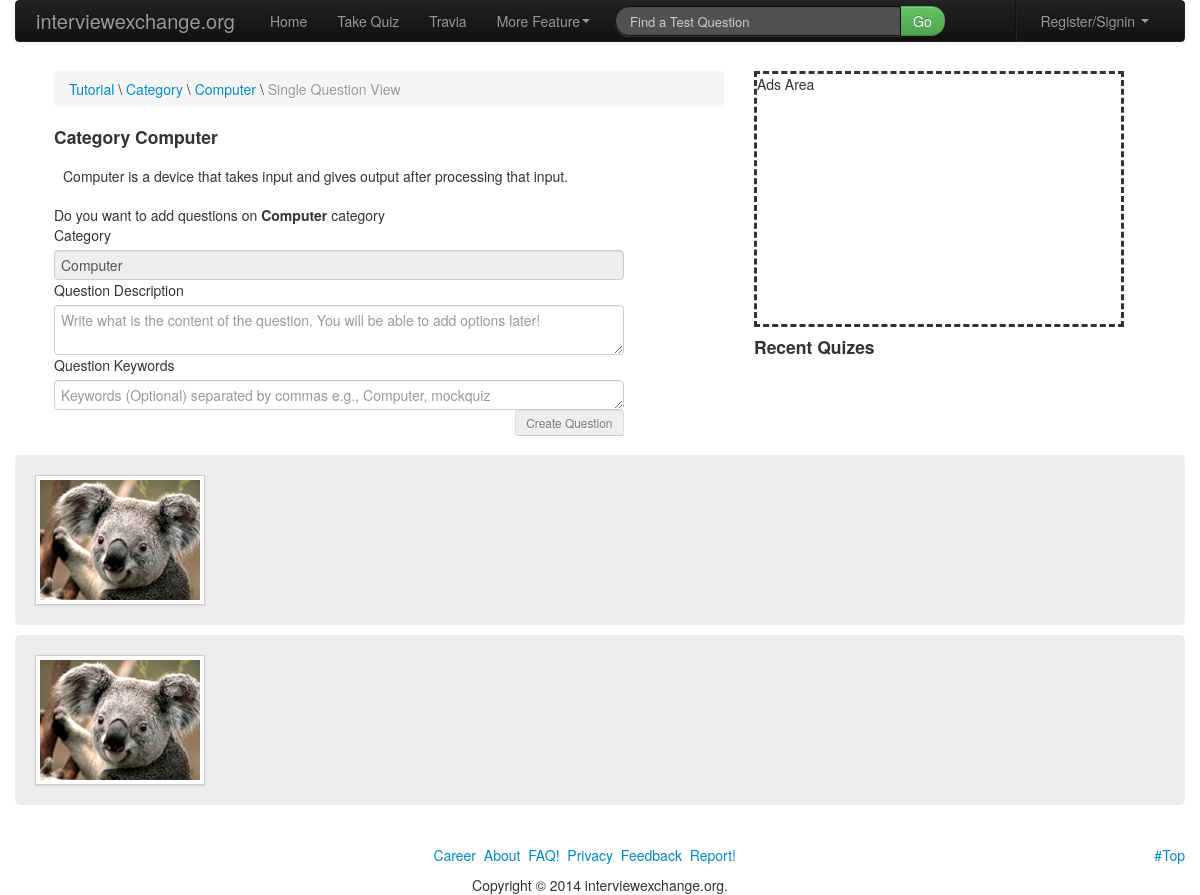
/catqsingle.php, run on an earlier commit of the app's database.
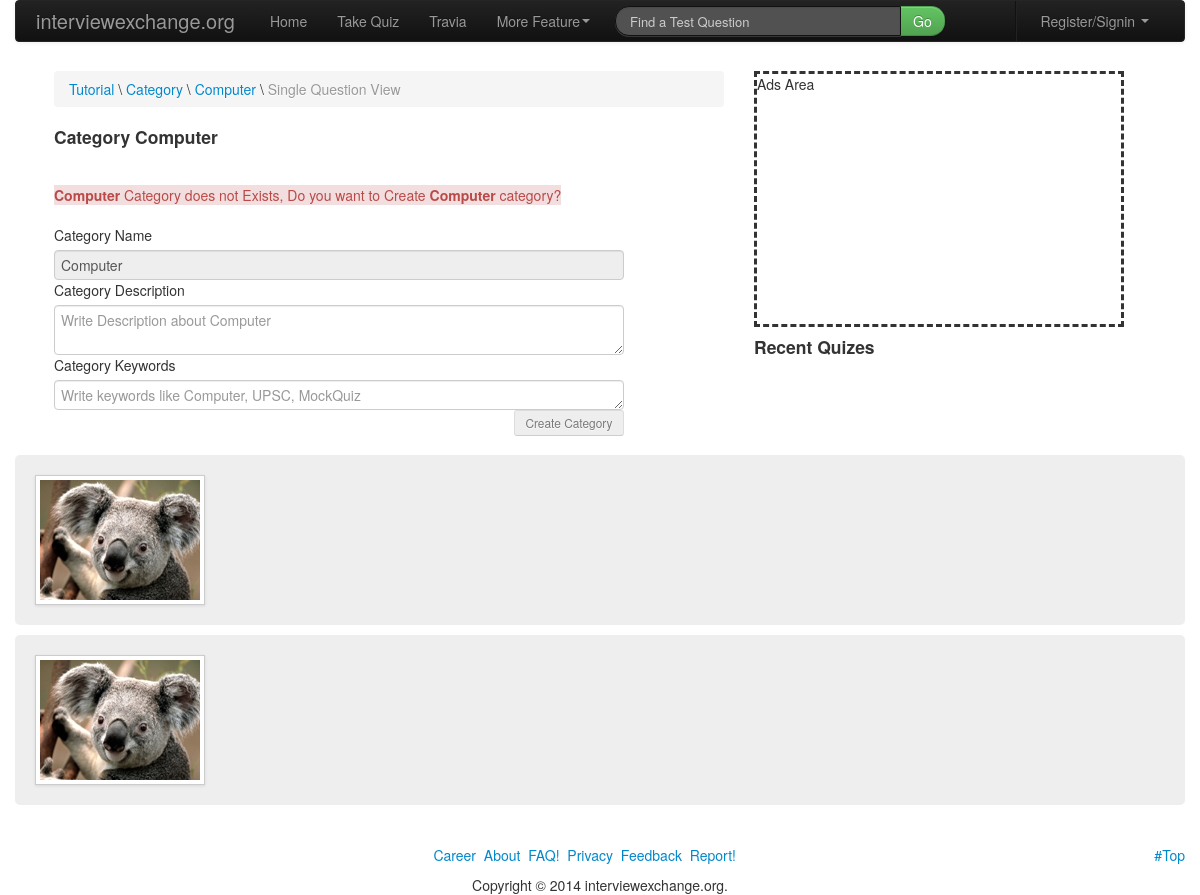
And on a later commit of the database.
### tables this page shows
CREATE TABLE IF NOT EXISTS `type_category` (
  `id` bigint(20) NOT NULL AUTO_INCREMENT,
  `name` varchar(100) DEFAULT NULL,
  `description` varchar(500) DEFAULT NULL,
  `keywords` varchar(500) DEFAULT NULL,
  `created_on` datetime DEFAULT NULL,
  `created_by_uid` bigint(20) NOT NULL,
  `is_verified` tinyint(1) DEFAULT '0',
  PRIMARY KEY (`id`),
  KEY `fk_type_category_User1_idx` (`created_by_uid`)
);

### inc/functions.php (called while the page is built, shortened)
<?php
class Functions{
		function selectQuery($str){
				$c=new DBCon();
				$con=$c->conN();
				$stmt=$con->prepare($str);
				$stmt->execute();
				$row=$stmt->fetch();
				return $row;
			}
			function isLoggedIn(){
					if(isset($_SESSION['user'])&&isset($_SESSION['hash'])){
							$str="SELECT * FROM user WHERE uid='".$_SESSION['user']."' AND hash='".$_SESSION['hash']."' LIMIT 1";
							try{
								$f=new Functions;
								$row=$f->selectQuery($str);
								if(empty($row)){
									@session_start();
									if(isset($_SESSION['user'])&&isset($_SESSION['hash'])){
										unset($_SESSION['user']);
										unset($_SESSION['hash']);
										}
										return !1;
									}
								else{
									return !0;
									}
								}catch(PDOException $e){
									}
						}
					else{
						return !1;
						}
				}
	}
?>

### catqsingle.php (the view, shortened to what the changed rows need)
    <?php
		require_once('inc/functions.php');
		$f=new Functions();
		if($f->isLoggedIn()){
			$login=1;
			}
		else{
			$login=0;
			}
	?>
    <!DOCTYPE HTML PUBLIC "-//W3C//DTD HTML 4.01 Transitional//EN" "http://www.w3.org/TR/html4/loose.dtd">
    <html>
    <head>
    <link href="/quiz/assets/css/bootstrap.min.css" rel="stylesheet" media="screen">
    <link href="/quiz/assets/css/style.css" rel="stylesheet">
    </head>
    <body>
    <div class="container">
    		<?php
				if(isset($_GET['name'])){
						$name=$_GET['name'];
					}
				else{
					$name="Computer";
					}
				if(isset($_GET['start'])){
					$start=$_GET['start'];
					}
				else{
					$start=0;
					}
			?>
        	 <div class="container-fluid well-small">
            	<div class="span7">
                <div>
                	<ul class="breadcrumb">
                    </ul>
                </div>
                <div>
                	<h4>Category <?php echo str_replace('_',' ',$name); ?></h4>
                    <p class="well-small brand">
                    <?php
                    	$str1="SELECT * FROM type_category WHERE name='$name'";
						$row=$f->selectQuery($str1);
						echo $row['description'];
						$cid=$row['id'];
					?>
                    </p>
                </div>
                	<?php
						if(true){
							$str="SELECT * FROM question WHERE type_category_id='".$cid."' AND id=".$start." LIMIT 1";
							$rowQuestions=$f->selectQueries($str);
							if(!empty($rowQuestions)){
								$count=$start+1;
							foreach($rowQuestions as $row){
                    ?>
                    <strong><a class="brand" href="/quiz/tutorial/<?php echo $name ?>/question/single/<?php echo $row['id']?>">Q<?php echo $start;?>#:</a></strong>&nbsp;<br><div class="question-description span6"><?php echo $row['description']; ?></div><br/>
                    <div class="well-large">
                    	<?php
                        	$str="SELECT * FROM question_choice WHERE question_id='".$row['id']."' ORDER BY RAND()";
							try{
									$rows1=$f->selectQueries($str);
									foreach($rows1 as $row1){
											?>
                                            <div class="input-prepend">
                        						<span class="add-on"><input type="radio" name="choice"></span>
                                                <input type="text" class="span5" value="<?php echo $row1['choice']?>" disabled>
                            				</div>
                                            <?php
                                                    if($row1['is_right']==0)
                                                        {
															echo '<div class="collapse" style="display:inline-block"></div>';
															}
                                                    else
                                                        {
															?>
                                                           <div id="ans<?php echo $row['id']?>" class="collapse" style="display:inline-block;margin-bottom:0px; vertical-align:middle;color:#0F6;" >
                                                            <div id="ans<?php echo $row['id']?>" class="input-prepend" >
                                                                <span class="add-on"><i class="<?php
                                                                if($row1['is_right']==0)
                                                                    echo '';
                                                                else
                                                                    echo 'icon-check';
                                                                ?>"></i></span>
                                                                <input type="text" class="span1" value="<?php
                                                                if($row1['is_right']==0)
                                                                    echo '';
                                                                else
                                                                    echo 'Answer';
                                                                ?>" disabled>
                                                            </div>
                                                          </div>
                                                            <?php
															}
                                                    ?>
                                            <br/>
                                            <?php
										}
								}
							catch(PDOException $e){
								echo $e->getMessage();
								}
						?>
                        <div>
                        <button type="button" class="btn btn-success btn-mini" data-toggle="collapse" data-target="#ans<?php echo $row['id']?>">Submit/View Answer</button>&nbsp;<button type="button" class="btn btn-info btn-mini" data-toggle="collapse" data-target="#explain<?php echo $row['id']?>">Show Explaination</button>
&nbsp; <div style="display:inline-block;font-size:10px;line-height:8px;padding-top:3px;border-top:3px">Created by <strong><?php
$selectUser="SELECT name FROM user WHERE uid=".$row['created_by_uid']." LIMIT 1"; $rowName=$f->selectQuery($selectUser); echo '<strong>'.$rowName['name'].' <br> On '.$row['created_on']; ?></strong></div>
                        </div>
                        <div id="explain<?php echo $row['id']?>" class="collapse">
                       		<div style="font-size:12px;font-weight:200"> <br><strong>Explaination:</strong><br><span><?php echo $row['explain']?></span>
                            </div>
                        </div>
                    </div>
                    <?php }
					?>
                    <div class="pagination pagination-centered">
                        <ul>
                        	<?php
								$rowQuizPrev=$f->selectQuery("SELECT MAX(id) FROM question WHERE type_category_id='".$cid."' AND id < ".$start." LIMIT 1");
								$rowQuizNext=$f->selectQuery("SELECT MIN(`id`) FROM question WHERE type_category_id='".$cid."' AND id > ".$start." LIMIT 1");
							?>
                        	<?php
								if(empty($rowQuizPrev[0])){
										$cls='class="disabled"';
									}
								else{
										$cls='';
									}
								if(empty($rowQuizNext[0])){
										$crs='class="disabled"';
									}
								else{
										$crs='';
									}
									?>
                                	<li <?php echo $cls;?>><?php if(!$cls==''){echo '<a href="#">&laquo; Prev</a>';}else{?><a href="/quiz/tutorial/<?php echo $name; ?>/question/single/<?php echo $rowQuizPrev[0]?>">&laquo;Prev</a><?php }?></li>
                                    <li <?php echo $crs; ?>><?php
										if(!$crs==''){
											echo '<a href="#">Next &raquo;</a>';
										}else{
											?>
                                            <a href="/quiz/tutorial/<?php echo $name; ?>/question/single/<?php
												 	echo $rowQuizNext[0];
												?>">Next &raquo;
                                             </a>
											<?php
												}
											?>
                                      </li>
                        </ul>
                    </div>
                    <div style="border:dotted;height:150px;display:block;margin-left:-10px;padding-left:-10px;">
                    </div>
                    <?php
						}
						else{
							$row=$f->selectQuery("SELECT * FROM type_category WHERE name='".$name."' LIMIT 1");
							if(empty($row)){
								echo "<span class=\"alert-error\"><b>$name</b> Category does not Exists, Do you want to Create <strong>$name</strong> category?</span>";
								?>
                                <form class="form-horizontal" method="post" action="/quiz/bin/type_category_add.php">
                                <br>
                            	<label>Category Name</label>
                                <input type="text" value="<?php echo $name; ?>" name="name" class="input-xlarge span6" disabled/>
                                <label>Category Description</label><textarea required name="description" placeholder="Write Description about <?php echo $name; ?>" class="input-xlarge span6"></textarea>
                                <label>Category Keywords</label><textarea required name="keywords" rows="1" placeholder="Write keywords like <?php echo $name?>, UPSC, MockQuiz" class="input-xlarge span6"></textarea><br>
                                <button type="submit" class="btn btn-small pull-right" style="margin-right:15%;" <?php
								if($login){
										echo '';
									}
									else{
										echo 'disabled title="You Must Logged in to Add New Category"';
										}
								?>>Create Category</button>
                            </form>
                                <?php
								}
								else{
									echo "Do you want to add questions on <strong>$name</strong> category";
							?>
                            <form class="form-horizontal" method="post" action="/quiz/bin/question_add.php">
                            	<label>Category</label>
                                <input type="text" value="<?php echo $name; ?>" name="name" class="input-xlarge span6" disabled/>
                                <label>Question Description</label><textarea name="question" class="input-xlarge span6" placeholder="Write what is the content of the question. You will be able to add options later!" required></textarea>
                                <label>Question Keywords</label><textarea name="keywords" class="input-xlarge span6" placeholder="Keywords (Optional) separated by commas e.g., <?php echo $name ?>, mockquiz" rows="1"></textarea>
                                <br>
                                <button type="submit" class="btn btn-small pull-right" style="margin-right:15%;" <?php
								if($login){
										echo '';
									}
									else{
										echo 'disabled title="You Must Logged in to Add Question"';
										}
								?>>Create Question</button>
                            </form>
                            <?php
								}
							}
						}else{
							echo "Can not find your Request";
							}
					?>
           		</div>
                <div class="span4">
                	<div>
                    </div>
                </div>
		</div>
    </div>
    </body>
    </html>

What changed in the data, as far as the page shows it:
removed type_category: description "Computer is a device that takes input and gives output after processing that input."
Also different on the page:
$name: (not shown) → "Computer"
form field name: (not shown) → "Computer"
form field description: (not shown) → "Write Description about Computer"
form field keywords: (not shown) → "Write keywords like Computer, UPSC, MockQuiz"
$name: "Computer" → (not shown)
form field name: "Computer" → (not shown)
form field keywords: "Keywords (Optional) separated by commas e.g., Computer, mockquiz" → (not shown)
text no longer shown: "Do you want to add questions on category Category Question Description Question Keywords Create Question"
text now shown: "Category does not Exists, Do you want to Create category? Category Name Category Description Category Keywords Create Category"
